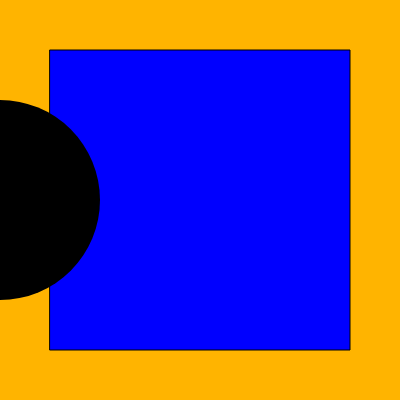
Frame 1 (no input)
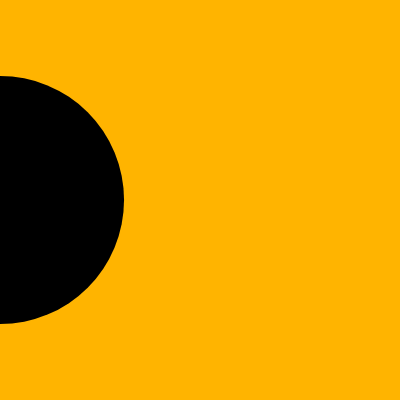
Frame 60 (no input)
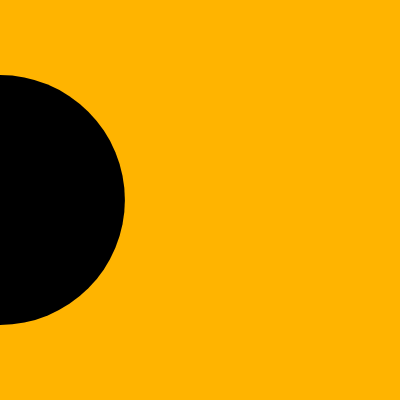
Frame 120 (the mouse pressed at the canvas centre since frame 60)

The p5.js sketch that drew these frames (run headless with seeded random() and noise() and a simulated clock; from frame 60 on, the mouse is pressed at the canvas centre):

// p5.js sketch
// ── sketch.js
let slider1;
let slider2;
let slider3;


var circle1 = {
  x: 0,
  y: 200,
  diameter: 200
};

var rect1 = {
  x: 200,
  y: 200,
  length: 300
}

function setup() {
  createCanvas(400, 400);
  
  slider1 = createSlider(0, 400, 0);
  slider1.position(10, 420);
  slider1.style('width', '370px');

  slider2 = createSlider(0, 400, 0);
  slider2.position(10, 480);
  slider2.style('width', '370px');
  
  slider3 = createSlider(0, 400, 0);
  slider3.position(10, 450);
  slider3.style('width', '370px');
  
  rectMode(CENTER);
  
}


function draw() {

  background(255,180,0);

  let val2 = slider2.value();
  let val3 = slider3.value();
  fill(val2, val2, 255);
  rect(rect1.x, rect1.y, rect1.length);
  rect1.length = val3;
  

  let val1 = slider1.value();
  noStroke();
  fill(0);
  
  
  ellipse(circle1.x, circle1.y, circle1.diameter, circle1.diameter);
  circle1.x = val1;
  circle1.diameter = random(248,250);
  
}
